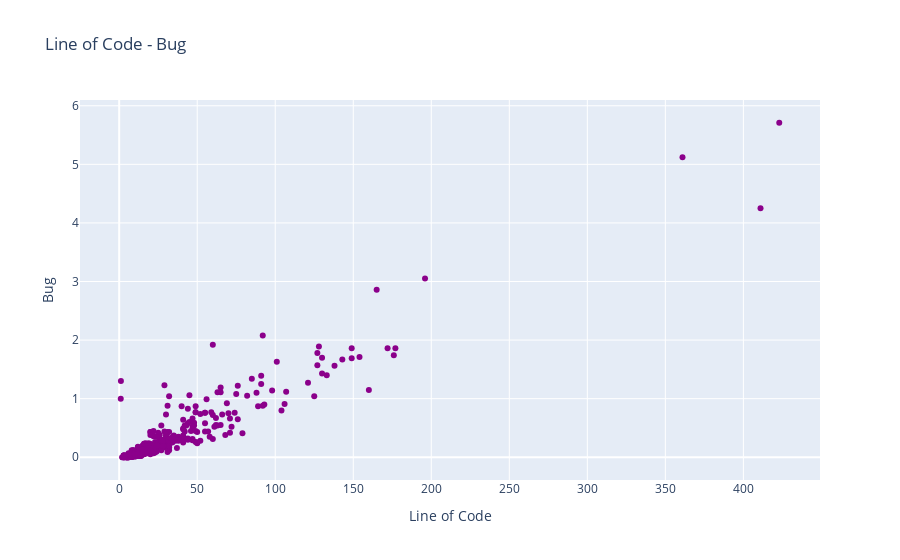

Source (notebook cell):
### Code cell
#Scatter Plot
trace = go.Scatter(
    x = data['loc'],
    y = data.b,
    mode = "markers",
    name = "Line of Code - Bug",
    marker = dict(color = 'darkmagenta'),
    text = "Bug (b)")

scatter_data = [trace]
scatter_layout = dict(title = 'Line of Code - Bug',
              xaxis = dict(title = 'Line of Code', ticklen = 5),
              yaxis = dict(title = 'Bug' , ticklen = 5),
             )
fig = dict(data = scatter_data, layout = scatter_layout)
iplot(fig)

### Figure 1 — Plotly figure (JSON) as saved in the notebook; plotly's stock layout.template omitted (floating-point values rounded to 4 significant figures; data arrays with more than 128 entries replaced by an {"elided": "..."} marker saying what was removed)
{"data": [{"marker": {"color": "darkmagenta"}, "mode": "markers", "name": "Line of Code - Bug", "text": "Bug (b)", "type": "scatter", "x": {"elided": "498 float values"}, "y": {"elided": "498 float values"}}], "layout": {"title": {"text": "Line of Code - Bug"}, "xaxis": {"ticklen": 5, "title": {"text": "Line of Code"}}, "yaxis": {"ticklen": 5, "title": {"text": "Bug"}}}}
